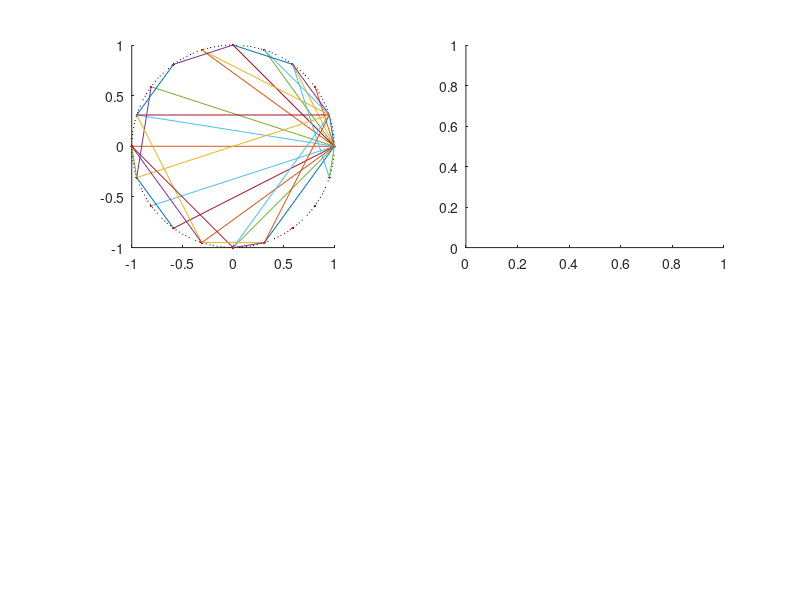

Recreate this plot in MATLAB. (Note: this script raises an error after producing the figure.)
clc;
clear all;
rand('state',1);
N=20;
run=1;
active=[];k=[];
nodes=zeros(N,N);
nodes(1,2)=1;
for i=3:N
    for j=1:i-1
        r=rand();
        p=(sum(nodes(j,:))+sum(nodes(:,j)))/sum(sum(nodes));
        if r<=p
           nodes(i,j)=1; 
        if nodes(i,j)==nodes(j,i)
            nodes(i,j)=0;
        end
        end
    end
    for j=i+1:N
        r=rand();
        p=(sum(nodes(j,:))+sum(nodes(:,j)))/sum(sum(nodes));
        if r<=p
           nodes(i,j)=1; 
        if nodes(i,j)==nodes(j,i)
            nodes(i,j)=0;
        end
        end
    end
end

active(run)=sum(sum(nodes));
fprintf('Number of active connections = %d\n\n',active(run));

for i=1:N
   k(i,run)=sum(nodes(i,:))+sum(nodes(:,i));
%   fprintf('Node %d --> %d connections\n',i,k(i,run));
end

x=[];y=[];
for i=1:N
    x(i)=cos((i-1)*((2*pi)/N));
    y(i)=sin((i-1)*((2*pi)/N));
end

clf;
theta=0:0.1:2*pi;
figure (1);
subplot(2,2,1);

hold on;
set(gca,'DataAspectRatio',[1 1 1]);
plot(x,y,'.r',cos(theta),sin(theta),':k');
%fprintf('\nConnections:\n');
for i=1:N
   for j=1:N
      if nodes(i,j)==1
        % fprintf('%d <--> %d\n',i,j);
         xtemp=[x(i) x(j)];
         ytemp=[y(i) y(j)];
         plot(xtemp,ytemp);
      end
   end
end
hold off;



check=0;
while check~=N
    x=[];y=[];
points=zeros(N,N);
for i=1:N
    x(i)=ceil(N * rand());
    y(i)=ceil(N * rand());
    points(x(i),y(i))=1; 
end
check=sum(sum(points));
end



figure (1);
subplot(2,2,2);

hold on;
plot(x,y,'Or');
         set(gca,'DataAspectRatio',[1 1 1]);
         set(gca,'xtick',1:N);
         set(gca,'ytick',1:N);
         grid on;
for i=1:N
    
   for j=1:N
      if nodes(i,j)==1
         xtemp=[x(i) x(j)];
         ytemp=[y(i) y(j)];
         plot(xtemp,ytemp);

      end
   end
end
hold off;


figure (1);
subplot(2,2,3);

hist(k);


figure (1);
subplot(2,2,4);

[k1,k2]=hist(k);
plot(k2,k1,'o');

%disp(nodes);
